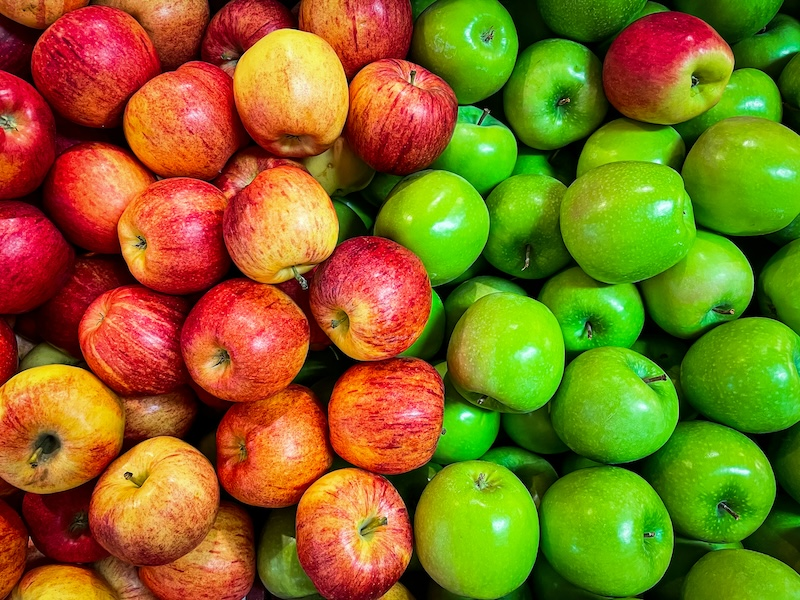
#> input picture datasets/Apples.jpg, 800 x 600 px
$ jupyter execute class3.ipynb
#> lines starting #> are read from the running program, lines starting #| are printed output that depends on the picture; after the words box and inside, x2 and y2 are one past the last pixel; in counts of white or black regions, pixels touching at a corner belong together
# Transformation of intensities

Transformations of intensities — behold position of the pixels, but change their intensities.

We will consider two types of transformations:
*  Pixel wise
*  Area wise (filtration)

Let's start with pixel wise transformations.

## Pixelwise transformations

In this case we change the intensity of every pixel by applying different mathematical functions or operators. They key point is that the same operation is applied to every pixel.

### Conversion between color models

The simples transformation with intensities is a conversion between different color models. For example, you can take a color image represented by RGB (Red, Green, Blue) model and make it  grayscale. It's commonly used for simplifying images or preparing them for processing tasks.

Here is an example:

[cell 1]
# load Apple image from file
import numpy as np
from PIL import Image

img = Image.open("datasets/Apples.jpg")
#> img is the input picture: PIL image 800x600 RGB; mean R, G, B 132.4, 110.1, 29.6
img

[cell 2]
# show size of image and size of corresponding array
img_arr = np.array(img)
(img.size, img_arr.shape)
#> Out = ((800, 600), (600, 800, 3))

Show elements of the array:

[cell 3]
img_arr

[cell 4]
# Converting an image to grayscale
gray_img = img.convert("L")
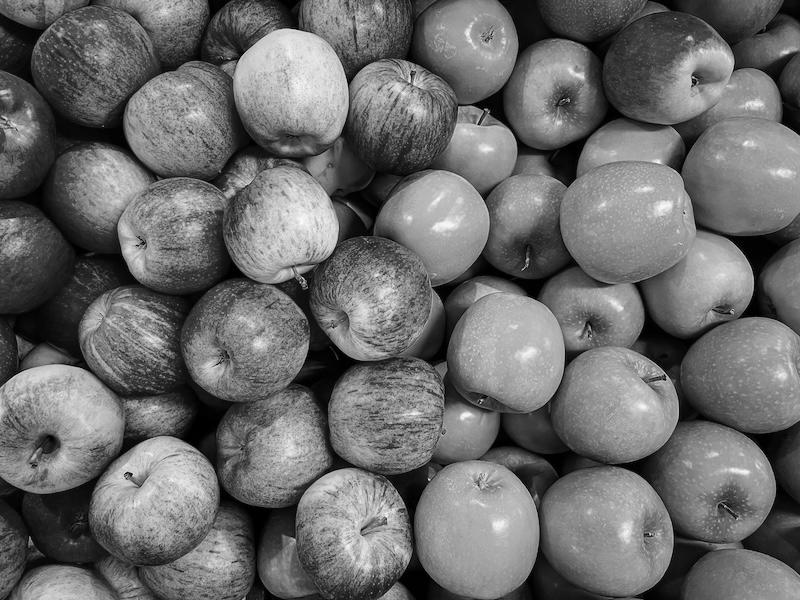
#> gray_img: PIL image 800x600 L; min 0, max 251, mean 107.6
gray_img

[cell 5]
# show size of image and size of corresponding array
gray_img_arr = np.array(gray_img)
(gray_img.size, gray_img_arr.shape)
#> Out = ((800, 600), (600, 800))

[cell 6]
# show elements of array
gray_img_arr

As you can see the gray scale image is represented by 2D array, not 3D, as we expected.

There is also a possibility to convert to a binary image, with only two values. We will discuss it a bit later in the class.

### Point operations

Point operations let you apply any function to compute a new intensity of each pixel. If image is color it will apply this function to each channel. For example, in the code below we do a threshold operation — compare intensity of every pixel on grayscale image with 128 and return either 0 (if intensity is below or equal to 128) or 255 (if it is above) as a result.

[cell 7]
# compare intensity of every pixel with 128 and return either 255 or 0
bw_img = gray_img.point(lambda p: 255 if p > 120 else 0)
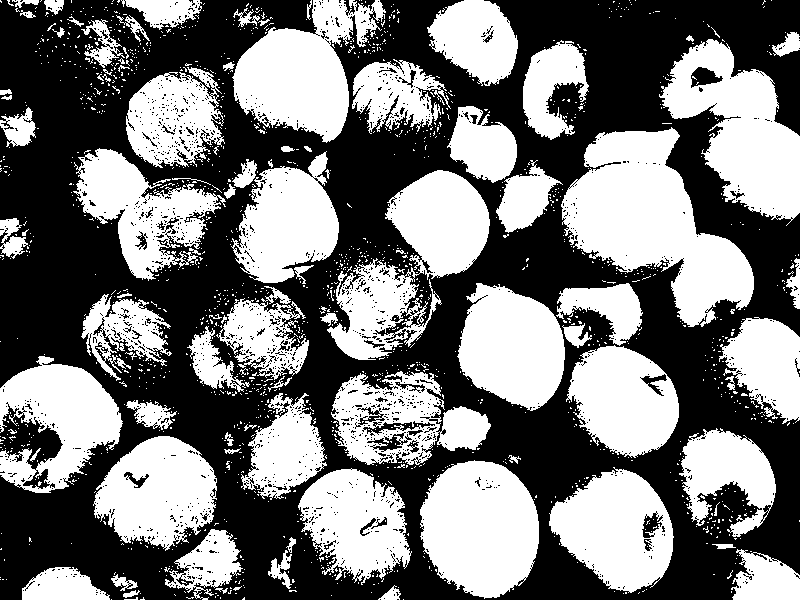
#> bw_img: PIL image 800x600 L; 46.9% white; 1567 white regions (1474 under 20 px), largest, box (x1, y1, x2, y2) and area: (561, 127, 754, 327) 19178, (327, 170, 490, 360) 13283, (659, 39, 800, 226) 13223
bw_img

You can do a more sophisticated operations, e.g. use exponential or logarithmic functions to change intensity of dark and light parts of the image.

You can also apply this function to color image, every color channel will be processed the same way:

[cell 8]
# apply threshold to the color image
img_thresholded = img.point(lambda p: 255 if p > 128 else 0)
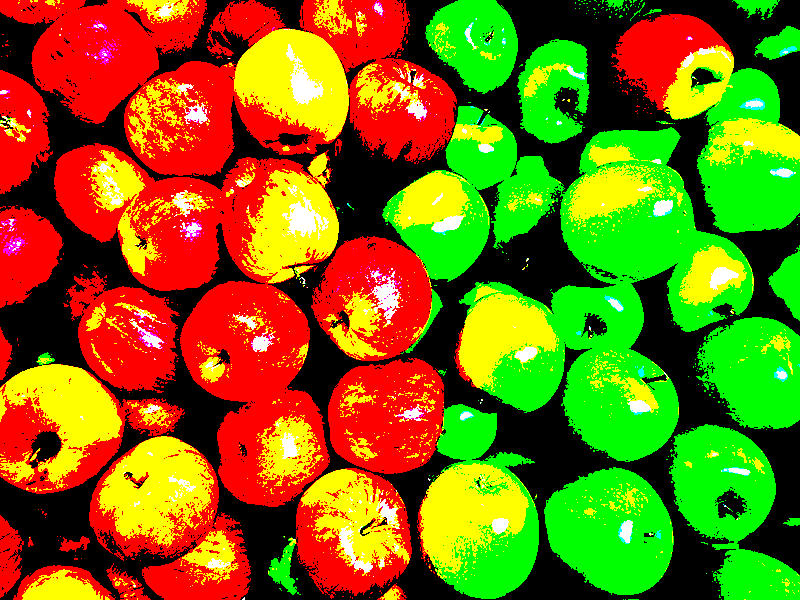
#> img_thresholded: PIL image 800x600 RGB; mean R, G, B 122.8, 109.3, 6.9
img_thresholded

In general, it is easier to do point wise operations directly with arrays, as this will give more flexibility. Just remember, that some of the operations will result in floating point numbers outside the [0, 255] range, so you have to rescale the intensities and convert to integer.

Just a quick example:

[cell 9]
# convert image to NumPy array
img_arr_in = np.array(img)

# create empty array for the processed image
img_arr_out = np.zeros(img_arr_in.shape, dtype=int)

# loop over color channels
for c in range(0, 3):

    # get slice of array corresponding to a given channel
    x = img_arr_in[:, :, c]

    # compute logarithm of intensities (we add 0.1 to avoid log(0))
    x = np.log(x + 0.1)

    # rescale the intensities so they will be between 0 and 1
    x = (x - x.min()) / (x.max() - x.min())

    # multiply the rescaled intensities to 255 and save to array
    img_arr_out[:, :, c] = x * 255
#> this loop made 3 passes
#> pass 1, `x = np.log(x + 0.1)`:
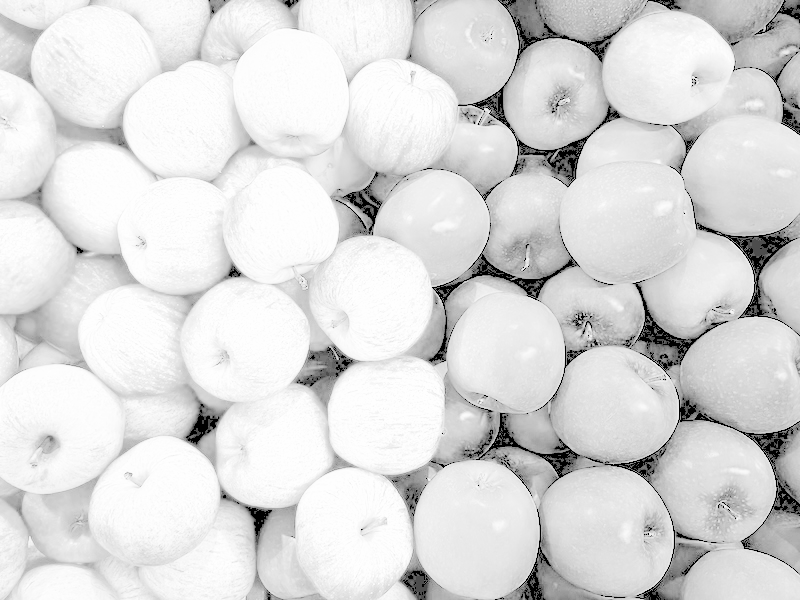
#> x: shape (600, 800) float64; min -2.3, max 5.54, mean 4.46; drawn with min black and max white
#> after the loop:
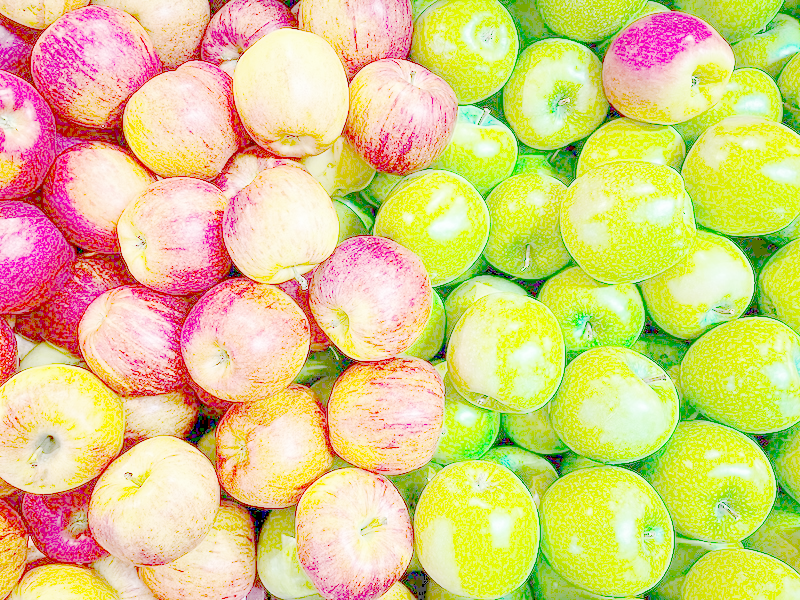
#> img_arr_out: shape (600, 800, 3) int64; mean R, G, B 219.2, 203.9, 130.8
#> after the loop:
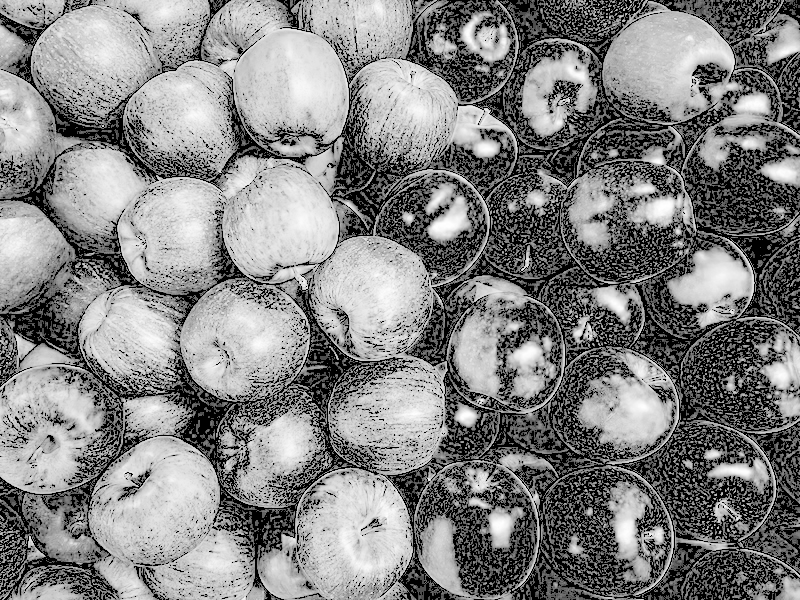
#> x: shape (600, 800) float64; min 0, max 1, mean 0.515

# convert the array to Image object and show
img_out = Image.fromarray(np.uint8(img_arr_out))
img_out

Try to play with the code but using different functions instead of logarithm (e.g. power, square root, etc.).

## Filtering/convolution

Another way to change the intensity of pixels is to make them dependent on their neighbors. This transformation in general is called *filtering*. If filtering is implemented by taking a weighted sum of intensities in a given neighborhood this operation is called a *convolution* and the weights form a convolutional *kernel* or just a *filter*.

**Open the third sheet of the [Excel file](./mlcourse.xlsm) and play with filtering example, then come back.**

There are many filters available, some of them have practical meaning, e.g. removing noise on images, some of them are used mostly for creating funny effects.

One of the most common family of filters is *blurring* filters — they blur fine details on an image. One of the simplest is median filter, which computes new intensity of every pixel by taking median of intensities of its neighbors.

Here is an example with filter size 7 x 7 so the median intensity will be computed for a given pixel and its 48 neighbors around it:

[cell 10]
# load class which contains all filters from PIL
from PIL import ImageFilter

# apply median filter with window 7x7
blurred_img = img.filter(ImageFilter.MedianFilter(size=7))
blurred_img

PIL/Pillow contains a lot of predefined filters, you can see them by typing `ImageFilter.` so Jupyter notebook will show everything this class contains, including methods and predefined values. The predefined filters are named using capital letters, like:

```python
ImageFilter.BLUR
ImageFilter.EDGE_ENHANCE
```

There are also several functions which can construct filters using various additional parameters, like you already tried above (median filter). Here is another one:

```python
f = ImageFilter.GaussianBlur(radius=2)
```

Here is an example of using Gaussian blur:

[cell 11]
img_gb = img.filter(ImageFilter.GaussianBlur(radius=2))
img_gb

As you can see in this case it blurs both edges and surfaces of apples while the median filter keeps the edges sharp.

You can also create your own filter by providing weights of the convolutional kernel. For example the following filter will enhance vertical lines on the image:

[cell 12]
# create manual filter (size, weights by row, scale, offset)
f = ImageFilter.Kernel((3, 3), (-1, -1, -1, 0, 0, 0, 1, 1, 1), 1, 0)

# apply and show the result
img_filtered = img.filter(f)
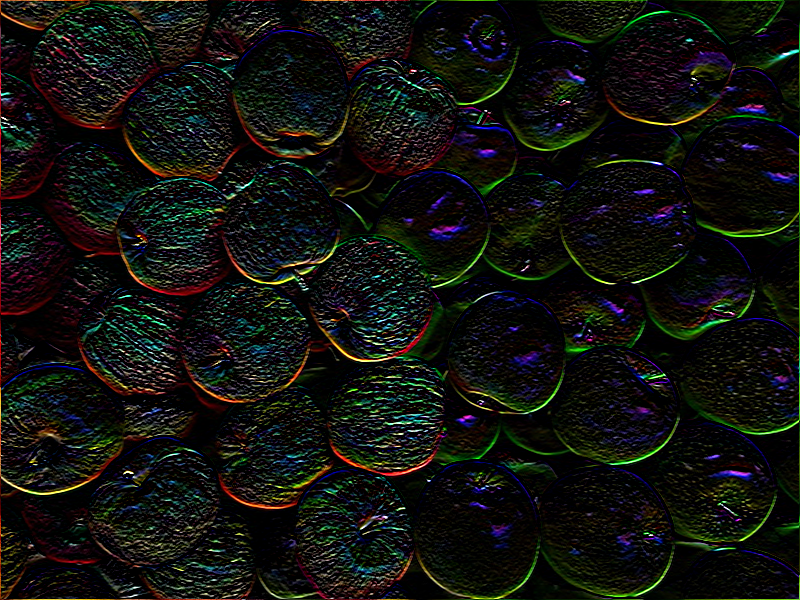
#> img_filtered: PIL image 800x600 RGB; mean R, G, B 17.4, 18.2, 14.6
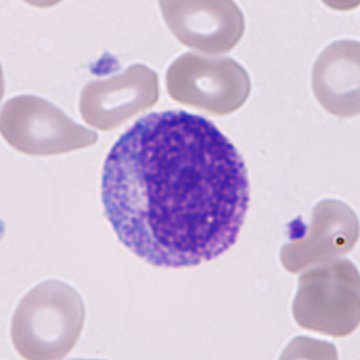
#> input picture datasets/images/IG_101958.jpg, 360 x 360 px
#> further down, img is the input picture: PIL image 360x360 RGB; mean R, G, B 205.6, 189.2, 214.1
img_filtered

## Batch processing

Of course you can apply any of the transformations together and to a large number of images simultaneously. This is usually called as *batch processing*. In order to do that follow the guidelines:

1. Create a function which applies all transformation you need to one single image.
2. Put all images that you want to transform to a dedicated folder.
3. Create an empty folder for the transformed images.

After that let Python do the job for you. It has a specific library, `os`, which can work with files, read a list of files from a directory, etc.

Let's first write a transformation function which creates a mask (new image consisting of 0 and 255 only). And then multiplies the original image to the mask, crop the result, and return it. Check how it works:

[cell 13]
from PIL import ImageFilter, ImageChops

def transform(img):

    # convert image to grayscale and save to new image
    mask = img.convert("L")

    # apply median blur
    mask = mask.filter(ImageFilter.MedianFilter(size=9))

    # apply threshold and convert back to RGB
    mask = mask.point(lambda p: 255 if p < 150 else 0)
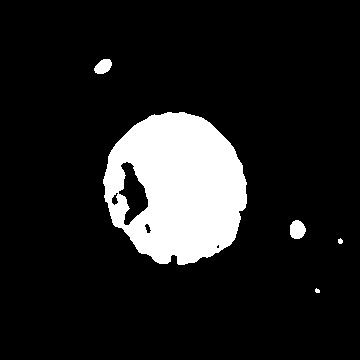
#> mask: PIL image 360x360 L; 12.6% white; 5 white regions (1 under 20 px), largest, box (x1, y1, x2, y2) and area: (103, 112, 247, 265) 15792, (290, 220, 306, 239) 239, (94, 59, 112, 74) 196, (338, 238, 343, 244) 23
    mask = mask.convert("RGB")

    # multiply the original image to mask
    new_img =  ImageChops.multiply(img, mask)

    # crop 20% around the new image
    width, height = img.size
#> width = 360; height = 360

    left = int(width * 0.20)
#> left = 72
    right = left + int(width * 0.60)
#> right = 288
    top = int(height * 0.20)
#> top = 72
    bottom = top + int(height * 0.60)
#> bottom = 288

    new_img = new_img.crop((left, top, right, bottom))
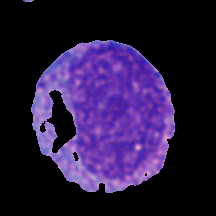
#> new_img: PIL image 216x216 RGB; mean R, G, B 40, 24.8, 61.9

    return new_img

Let's apply the function to another image, `IG_101958.jpg`, which is located in folder `datasets/images`. Here is the original image:

[cell 14]
img = Image.open("datasets/images/IG_101958.jpg")
img

And here is the result of transformation:

[cell 15]
img_transformed = transform(img)
img_transformed

Now let's learn how to use library `os` to get all files from a specific folder:

[cell 16]
import os

# defining a directory containing images
img_dir = "datasets/images/"

# listing all files in the directory
img_files = os.listdir(img_dir)

img_files

As you can see, the method `os.listdir()` returns a list of all files located inside this folder. Now we can loop over the files and do the batch processing:

[cell 17]
from PIL import Image
import os

# Specifying your input and output folders
input_folder = "datasets/images/"
output_folder = "datasets/processed-images/"

# making sure the output folder exists, or create it
os.makedirs(output_folder, exist_ok=True)

[cell 18]
files = os.listdir(input_folder)

# looping through each file in the input folder
for filename in files:

    # check if file is JPEG image and if so do processing
    if filename.endswith(".jpg"):

        # make full path to the input and output image
        input_path = os.path.join(input_folder, filename)
        output_path = os.path.join(output_folder, filename)

        # read the image from file
        img = Image.open(input_path)

        # apply transformations
        new_img = transform(img)

        # save the transformed image to the output folder
        new_img.save(output_path)
#> pass 2 of the loop `for filename in files:`:
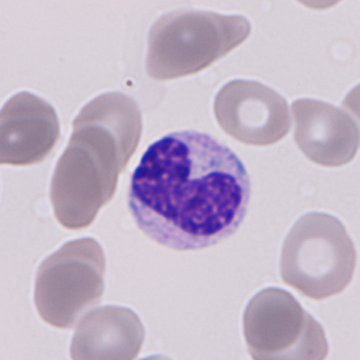
#> input picture datasets/images/IG_102433.jpg, 360 x 360 px
#> img is the input picture: PIL image 360x360 RGB; mean R, G, B 194.5, 181.3, 199.7
#> in transform (call 3), `mask = mask.point(lambda p: 255 if p < 150 else 0)`:
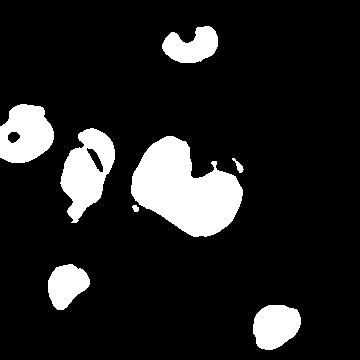
#> mask: PIL image 360x360 L; 13% white; 8 white regions, largest, box (x1, y1, x2, y2) and area: (131, 136, 243, 237) 6964, (60, 128, 115, 223) 2966, (0, 104, 54, 163) 2390
#> in transform (call 3), `new_img = new_img.crop((left, top, right, bottom))`:
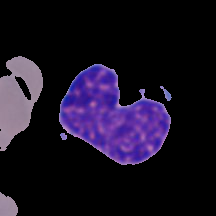
#> new_img: PIL image 216x216 RGB; mean R, G, B 24.4, 17.1, 34.7
#> pass 3 of the loop `for filename in files:`:
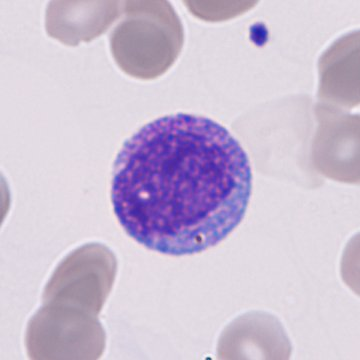
#> input picture datasets/images/IG_110946.jpg, 360 x 360 px
#> img is the input picture: PIL image 360x360 RGB; mean R, G, B 203.4, 190.3, 211.7
#> in transform (call 4), `new_img = new_img.crop((left, top, right, bottom))`:
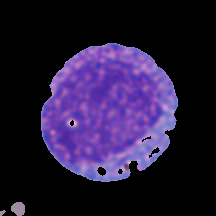
#> new_img: PIL image 216x216 RGB; mean R, G, B 37.6, 25.8, 57
